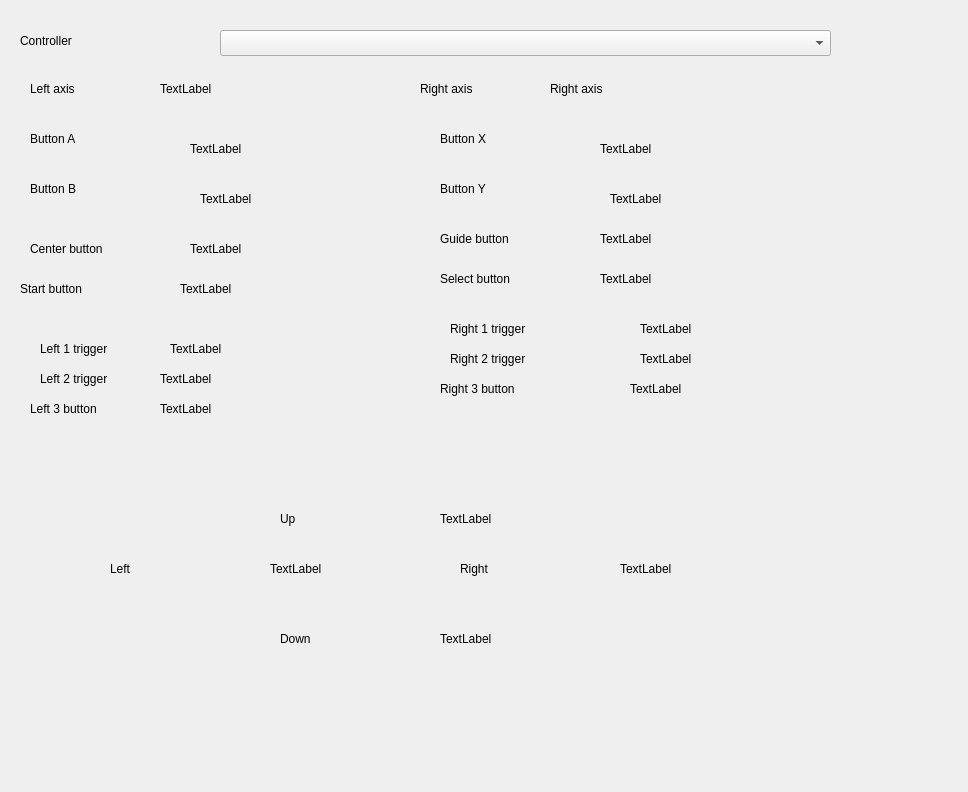
<?xml version="1.0" encoding="UTF-8"?>
<ui version="4.0">
 <class>QgsGamepadOptionsWidgetBase</class>
 <widget class="QWidget" name="QgsGamepadOptionsWidgetBase">
  <property name="geometry">
   <rect>
    <x>0</x>
    <y>0</y>
    <width>968</width>
    <height>792</height>
   </rect>
  </property>
  <property name="sizePolicy">
   <sizepolicy hsizetype="Minimum" vsizetype="Minimum">
    <horstretch>0</horstretch>
    <verstretch>0</verstretch>
   </sizepolicy>
  </property>
  <property name="windowTitle">
   <string>GPS Device Editor</string>
  </property>
  <widget class="QLabel" name="label">
   <property name="geometry">
    <rect>
     <x>20</x>
     <y>20</y>
     <width>131</width>
     <height>41</height>
    </rect>
   </property>
   <property name="text">
    <string>Controller</string>
   </property>
  </widget>
  <widget class="QComboBox" name="mDeviceCombo">
   <property name="geometry">
    <rect>
     <x>220</x>
     <y>30</y>
     <width>611</width>
     <height>26</height>
    </rect>
   </property>
  </widget>
  <widget class="QLabel" name="label_2">
   <property name="geometry">
    <rect>
     <x>30</x>
     <y>80</y>
     <width>66</width>
     <height>18</height>
    </rect>
   </property>
   <property name="text">
    <string>Left axis</string>
   </property>
  </widget>
  <widget class="QLabel" name="mLeftAxisLabel">
   <property name="geometry">
    <rect>
     <x>160</x>
     <y>80</y>
     <width>241</width>
     <height>18</height>
    </rect>
   </property>
   <property name="text">
    <string>TextLabel</string>
   </property>
  </widget>
  <widget class="QLabel" name="mRightAxisLabel">
   <property name="geometry">
    <rect>
     <x>550</x>
     <y>80</y>
     <width>271</width>
     <height>18</height>
    </rect>
   </property>
   <property name="text">
    <string>Right axis</string>
   </property>
  </widget>
  <widget class="QLabel" name="label_3">
   <property name="geometry">
    <rect>
     <x>420</x>
     <y>80</y>
     <width>66</width>
     <height>18</height>
    </rect>
   </property>
   <property name="text">
    <string>Right axis</string>
   </property>
  </widget>
  <widget class="QLabel" name="label_4">
   <property name="geometry">
    <rect>
     <x>30</x>
     <y>130</y>
     <width>66</width>
     <height>18</height>
    </rect>
   </property>
   <property name="text">
    <string>Button A</string>
   </property>
  </widget>
  <widget class="QLabel" name="label_5">
   <property name="geometry">
    <rect>
     <x>30</x>
     <y>180</y>
     <width>66</width>
     <height>18</height>
    </rect>
   </property>
   <property name="text">
    <string>Button B</string>
   </property>
  </widget>
  <widget class="QLabel" name="mButtonALabel">
   <property name="geometry">
    <rect>
     <x>190</x>
     <y>140</y>
     <width>241</width>
     <height>18</height>
    </rect>
   </property>
   <property name="text">
    <string>TextLabel</string>
   </property>
  </widget>
  <widget class="QLabel" name="mButtonBLabel">
   <property name="geometry">
    <rect>
     <x>200</x>
     <y>190</y>
     <width>241</width>
     <height>18</height>
    </rect>
   </property>
   <property name="text">
    <string>TextLabel</string>
   </property>
  </widget>
  <widget class="QLabel" name="mButtonXLabel">
   <property name="geometry">
    <rect>
     <x>600</x>
     <y>140</y>
     <width>241</width>
     <height>18</height>
    </rect>
   </property>
   <property name="text">
    <string>TextLabel</string>
   </property>
  </widget>
  <widget class="QLabel" name="label_6">
   <property name="geometry">
    <rect>
     <x>440</x>
     <y>130</y>
     <width>66</width>
     <height>18</height>
    </rect>
   </property>
   <property name="text">
    <string>Button X</string>
   </property>
  </widget>
  <widget class="QLabel" name="label_7">
   <property name="geometry">
    <rect>
     <x>440</x>
     <y>180</y>
     <width>66</width>
     <height>18</height>
    </rect>
   </property>
   <property name="text">
    <string>Button Y</string>
   </property>
  </widget>
  <widget class="QLabel" name="mButtonYLabel">
   <property name="geometry">
    <rect>
     <x>610</x>
     <y>190</y>
     <width>241</width>
     <height>18</height>
    </rect>
   </property>
   <property name="text">
    <string>TextLabel</string>
   </property>
  </widget>
  <widget class="QLabel" name="label_8">
   <property name="geometry">
    <rect>
     <x>30</x>
     <y>240</y>
     <width>131</width>
     <height>18</height>
    </rect>
   </property>
   <property name="text">
    <string>Center button</string>
   </property>
  </widget>
  <widget class="QLabel" name="mCenterButtonLabel">
   <property name="geometry">
    <rect>
     <x>190</x>
     <y>240</y>
     <width>241</width>
     <height>18</height>
    </rect>
   </property>
   <property name="text">
    <string>TextLabel</string>
   </property>
  </widget>
  <widget class="QLabel" name="mLeftButtonLabel">
   <property name="geometry">
    <rect>
     <x>270</x>
     <y>560</y>
     <width>241</width>
     <height>18</height>
    </rect>
   </property>
   <property name="text">
    <string>TextLabel</string>
   </property>
  </widget>
  <widget class="QLabel" name="label_9">
   <property name="geometry">
    <rect>
     <x>110</x>
     <y>560</y>
     <width>131</width>
     <height>18</height>
    </rect>
   </property>
   <property name="text">
    <string>Left</string>
   </property>
  </widget>
  <widget class="QLabel" name="label_10">
   <property name="geometry">
    <rect>
     <x>460</x>
     <y>560</y>
     <width>131</width>
     <height>18</height>
    </rect>
   </property>
   <property name="text">
    <string>Right</string>
   </property>
  </widget>
  <widget class="QLabel" name="mRightButtonLabel">
   <property name="geometry">
    <rect>
     <x>620</x>
     <y>560</y>
     <width>241</width>
     <height>18</height>
    </rect>
   </property>
   <property name="text">
    <string>TextLabel</string>
   </property>
  </widget>
  <widget class="QLabel" name="label_11">
   <property name="geometry">
    <rect>
     <x>280</x>
     <y>510</y>
     <width>131</width>
     <height>18</height>
    </rect>
   </property>
   <property name="text">
    <string>Up</string>
   </property>
  </widget>
  <widget class="QLabel" name="mUpButtonLabel">
   <property name="geometry">
    <rect>
     <x>440</x>
     <y>510</y>
     <width>241</width>
     <height>18</height>
    </rect>
   </property>
   <property name="text">
    <string>TextLabel</string>
   </property>
  </widget>
  <widget class="QLabel" name="mDownButtonLabel">
   <property name="geometry">
    <rect>
     <x>440</x>
     <y>630</y>
     <width>241</width>
     <height>18</height>
    </rect>
   </property>
   <property name="text">
    <string>TextLabel</string>
   </property>
  </widget>
  <widget class="QLabel" name="label_12">
   <property name="geometry">
    <rect>
     <x>280</x>
     <y>630</y>
     <width>131</width>
     <height>18</height>
    </rect>
   </property>
   <property name="text">
    <string>Down</string>
   </property>
  </widget>
  <widget class="QLabel" name="mGuideButtonLabel">
   <property name="geometry">
    <rect>
     <x>600</x>
     <y>230</y>
     <width>241</width>
     <height>18</height>
    </rect>
   </property>
   <property name="text">
    <string>TextLabel</string>
   </property>
  </widget>
  <widget class="QLabel" name="label_13">
   <property name="geometry">
    <rect>
     <x>440</x>
     <y>230</y>
     <width>131</width>
     <height>18</height>
    </rect>
   </property>
   <property name="text">
    <string>Guide button</string>
   </property>
  </widget>
  <widget class="QLabel" name="mStartButtonLabel">
   <property name="geometry">
    <rect>
     <x>180</x>
     <y>280</y>
     <width>241</width>
     <height>18</height>
    </rect>
   </property>
   <property name="text">
    <string>TextLabel</string>
   </property>
  </widget>
  <widget class="QLabel" name="label_14">
   <property name="geometry">
    <rect>
     <x>20</x>
     <y>280</y>
     <width>131</width>
     <height>18</height>
    </rect>
   </property>
   <property name="text">
    <string>Start button</string>
   </property>
  </widget>
  <widget class="QLabel" name="label_15">
   <property name="geometry">
    <rect>
     <x>440</x>
     <y>270</y>
     <width>131</width>
     <height>18</height>
    </rect>
   </property>
   <property name="text">
    <string>Select button</string>
   </property>
  </widget>
  <widget class="QLabel" name="mSelectButtonLabel">
   <property name="geometry">
    <rect>
     <x>600</x>
     <y>270</y>
     <width>241</width>
     <height>18</height>
    </rect>
   </property>
   <property name="text">
    <string>TextLabel</string>
   </property>
  </widget>
  <widget class="QLabel" name="label_16">
   <property name="geometry">
    <rect>
     <x>40</x>
     <y>340</y>
     <width>131</width>
     <height>18</height>
    </rect>
   </property>
   <property name="text">
    <string>Left 1 trigger</string>
   </property>
  </widget>
  <widget class="QLabel" name="label_17">
   <property name="geometry">
    <rect>
     <x>40</x>
     <y>370</y>
     <width>131</width>
     <height>18</height>
    </rect>
   </property>
   <property name="text">
    <string>Left 2 trigger</string>
   </property>
  </widget>
  <widget class="QLabel" name="label_18">
   <property name="geometry">
    <rect>
     <x>450</x>
     <y>320</y>
     <width>131</width>
     <height>18</height>
    </rect>
   </property>
   <property name="text">
    <string>Right 1 trigger</string>
   </property>
  </widget>
  <widget class="QLabel" name="label_19">
   <property name="geometry">
    <rect>
     <x>450</x>
     <y>350</y>
     <width>131</width>
     <height>18</height>
    </rect>
   </property>
   <property name="text">
    <string>Right 2 trigger</string>
   </property>
  </widget>
  <widget class="QLabel" name="mLabelButtonL1">
   <property name="geometry">
    <rect>
     <x>170</x>
     <y>340</y>
     <width>241</width>
     <height>18</height>
    </rect>
   </property>
   <property name="text">
    <string>TextLabel</string>
   </property>
  </widget>
  <widget class="QLabel" name="mLabelButtonL2">
   <property name="geometry">
    <rect>
     <x>160</x>
     <y>370</y>
     <width>241</width>
     <height>18</height>
    </rect>
   </property>
   <property name="text">
    <string>TextLabel</string>
   </property>
  </widget>
  <widget class="QLabel" name="mLabelButtonR1">
   <property name="geometry">
    <rect>
     <x>640</x>
     <y>320</y>
     <width>241</width>
     <height>18</height>
    </rect>
   </property>
   <property name="text">
    <string>TextLabel</string>
   </property>
  </widget>
  <widget class="QLabel" name="mLabelButtonR2">
   <property name="geometry">
    <rect>
     <x>640</x>
     <y>350</y>
     <width>241</width>
     <height>18</height>
    </rect>
   </property>
   <property name="text">
    <string>TextLabel</string>
   </property>
  </widget>
  <widget class="QLabel" name="mLabelButtonL3">
   <property name="geometry">
    <rect>
     <x>160</x>
     <y>400</y>
     <width>241</width>
     <height>18</height>
    </rect>
   </property>
   <property name="text">
    <string>TextLabel</string>
   </property>
  </widget>
  <widget class="QLabel" name="label_20">
   <property name="geometry">
    <rect>
     <x>30</x>
     <y>400</y>
     <width>131</width>
     <height>18</height>
    </rect>
   </property>
   <property name="text">
    <string>Left 3 button</string>
   </property>
  </widget>
  <widget class="QLabel" name="mLabelButtonR3">
   <property name="geometry">
    <rect>
     <x>630</x>
     <y>380</y>
     <width>241</width>
     <height>18</height>
    </rect>
   </property>
   <property name="text">
    <string>TextLabel</string>
   </property>
  </widget>
  <widget class="QLabel" name="label_21">
   <property name="geometry">
    <rect>
     <x>440</x>
     <y>380</y>
     <width>131</width>
     <height>18</height>
    </rect>
   </property>
   <property name="text">
    <string>Right 3 button</string>
   </property>
  </widget>
 </widget>
 <layoutdefault spacing="6" margin="11"/>
 <resources/>
 <connections/>
</ui>
